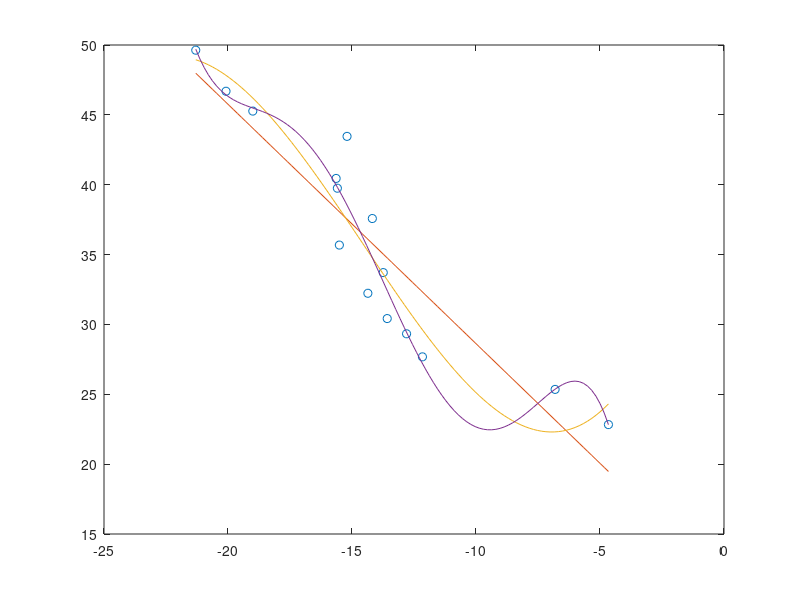

Reproduce this figure in MATLAB.
load xy.dat

x = xy(:,1)
y = xy(:,2)

p1 = polyfit(x, y, 1)

p3 = polyfit(x, y, 3)

p5 = polyfit(x, y, 5)

xes = linspace(x(1), x(end), 100)

yes1 = polyval(p1, xes)

yes3 = polyval(p3, xes)

yes5 = polyval(p5, xes)

plot(x, y, 'o', xes, yes1, xes, yes3, xes, yes5)

yfit1 = polyval(p1, x)
yfit3 = polyval(p3, x)
yfit5 = polyval(p5, x)
yres1 = y - yfit1
yres3 = y - yfit3
yres5 = y - yfit5

Sres1 = sum(yres1.^2)
Sres3 = sum(yres3.^2)
Sres5 = sum(yres5.^2)

Stotal = (length(y)-1) * var(y)

rsq1 = 1 - Sres1/Stotal
rsq3 = 1 - Sres3/Stotal
rsq5 = 1 - Sres5/Stotal